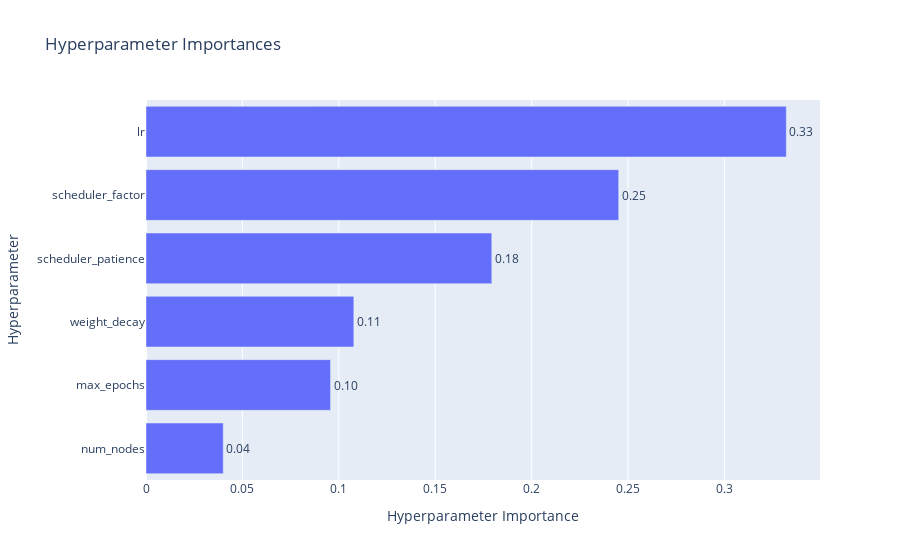

The code cell stored with this chart in its notebook:
### Code cell
optuna.visualization.plot_param_importances(study)

### Figure 1 — Plotly figure (JSON) as saved in the notebook; plotly's stock layout.template omitted (floating-point values rounded to 4 significant figures)
{"data": [{"cliponaxis": false, "hovertemplate": ["num_nodes (IntDistribution): 0.04005908145708568<extra></extra>", "max_epochs (IntDistribution): 0.09569495851490326<extra></extra>", "weight_decay (FloatDistribution): 0.10776646117788481<extra></extra>", "scheduler_patience (IntDistribution): 0.17930908860149772<extra></extra>", "scheduler_factor (FloatDistribution): 0.24513261249920767<extra></extra>", "lr (FloatDistribution): 0.3320377977494209<extra></extra>"], "name": "Objective Value", "orientation": "h", "text": ["0.04", "0.10", "0.11", "0.18", "0.25", "0.33"], "textposition": "outside", "type": "bar", "x": [0.04006, 0.09569, 0.1078, 0.1793, 0.2451, 0.332], "y": ["num_nodes", "max_epochs", "weight_decay", "scheduler_patience", "scheduler_factor", "lr"]}], "layout": {"title": {"text": "Hyperparameter Importances"}, "xaxis": {"title": {"text": "Hyperparameter Importance"}}, "yaxis": {"title": {"text": "Hyperparameter"}}}}
